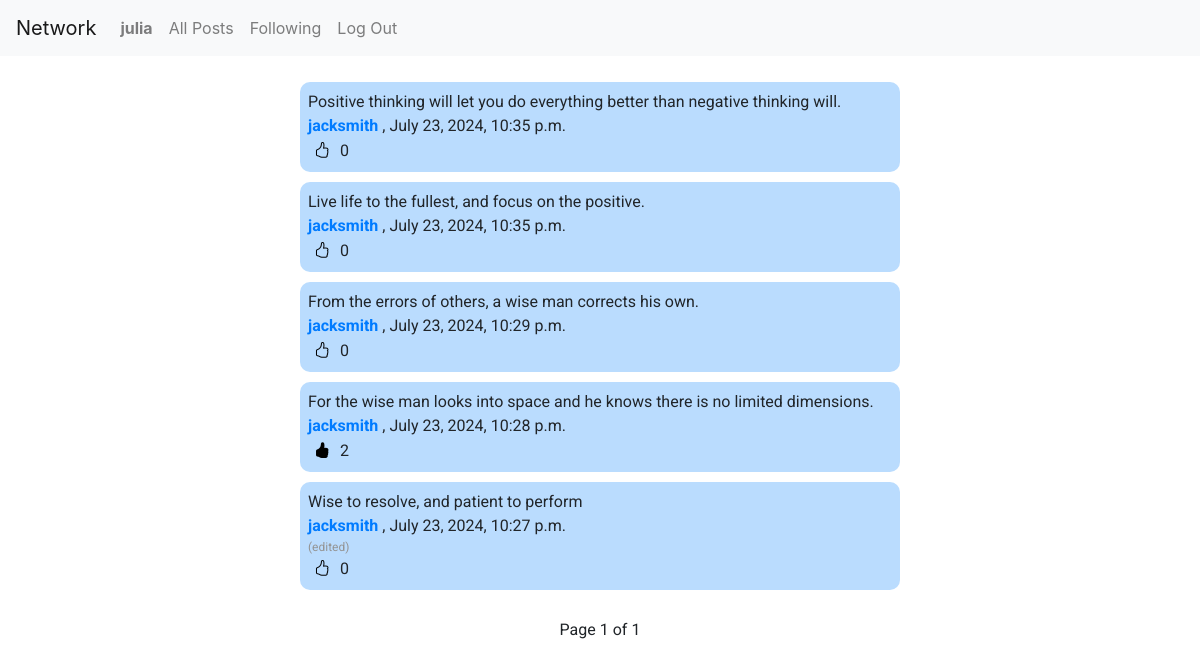
The app's page /following/ (signed in) with its own data.
### network/models.py (models this page shows, shortened)
class User(AbstractUser):
    pass

class Post(models.Model):
    author = models.ForeignKey(User, on_delete=models.CASCADE, default=None, related_name="user")
    post = models.CharField(max_length=250, blank=False, null=False)
    date = models.DateTimeField(auto_now_add=True)
    is_edited = models.BooleanField(default=False)

### network/views.py (the view)
# urls.py: path("following/", views.following, name="following"),
@login_required
def following(request):
    current_user = request.user
    user_following = Followers.objects.filter(followings=current_user)
    user_ids = []
    for relation in user_following:
        user_ids.append(relation.followers.id)
    user_posts = Post.objects.filter(author__in = user_ids).order_by('-date')
    user_liked_posts = []
    for like in Likes.objects.filter(user=request.user):
        user_liked_posts.append(like.post_id)
    paginator = Paginator(user_posts, 10)
    page_number = request.GET.get('page')
    page_obj = paginator.get_page(page_number)
    return render(request, 'network/following.html', {
        "page_obj": page_obj,
        "user_liked_posts": user_liked_posts
    })

### network/templates/network/following.html (shortened to what this page needs)
{% extends "network/layout.html" %}
{% load static %}
{% block body %}
    <div class="posts-flex">
        <div class="recent-posts">
            {% for post in page_obj %}
                <div class="single-post" id="post-{{ post.id }}">
                    <p class="post-content" id="content-{{ post.id }}">{{ post.post }}</p>
                    <p>
                        <a href="{% url 'profile' post.author.id %}">
                        <strong>{{ post.author.username }}</strong>
                        </a>,
                        {{ post.date|date:"F j, Y, g:i a" }}
                    </p>
                    {% if not post.is_edited %}
                        <p class="edited" id="edited-{{ post.id }}" style="display: none;">
                            (edited)
                        </p>
                    {% else %}
                        <p class="edited" id="edited-{{ post.id }}" style="display: block;">
                            (edited)
                        </p>
                    {% endif %}
                    <p>
                        <button class="like-btn" data-post-id="{{ post.id }}" data-user-id="{{ user.id }}">
                            {% if post.id in user_liked_posts %}
                                <i class="liked-{{ post.id }} bi bi-hand-thumbs-up-fill" style="display: block;"></i>
                            {% else %}
                                <i class="unliked-{{ post.id }} bi bi-hand-thumbs-up" style="display: block;"></i>
                            {% endif %}
                        </button>
                        <span id="like-count-{{ post.id }}">{{ post.post_likes.count }}</span>
                    </p>
                </div>
            {% endfor %}
        </div>
    </div>
    <div class="pagination justify-content-center">
        <span class="page-item">
            <span class="current-page">
                Page {{ page_obj.number }} of {{ page_obj.paginator.num_pages }}
            </span>
        </span>
    </div>
{% endblock %}

### network/templates/network/layout.html (shortened to what this page needs)
{% load static %}
<!DOCTYPE html>
<html lang="en">
    <head>
        <link rel="stylesheet" href="https://stackpath.bootstrapcdn.com/bootstrap/4.4.1/css/bootstrap.min.css">
        <link href="{% static 'network/styles.css' %}" rel="stylesheet">
        <link rel="stylesheet" href="https://cdn.jsdelivr.net/npm/bootstrap-icons@1.5.0/font/bootstrap-icons.css">
    </head>
    <body>
        <nav class="navbar navbar-expand-lg navbar-light bg-light">
            <a class="navbar-brand" href="#">Network</a>
            <div>
              <ul class="navbar-nav mr-auto">
                {% if user.is_authenticated %}
                    <li class="nav-item">
                        <a class="nav-link" href="{% url 'profile' user.id %}"><strong>{{ user.username }}</strong></a>
                    </li>
                {% endif %}
                <li class="nav-item">
                  <a class="nav-link" href="{% url 'index' %}">All Posts</a>
                </li>
                {% if user.is_authenticated %}
                    <li class="nav-item">
                        <a class="nav-link" href="{% url 'following' %}">Following</a>
                    </li>
                    <li class="nav-item">
                        <a class="nav-link" href="{% url 'logout' %}">Log Out</a>
                    </li>
                {% endif %}
              </ul>
            </div>
          </nav>
        <div class="body">
            {% block body %}
            {% endblock %}
        </div>
    </body>
</html>

### network/static/network/styles.css (style rules this page uses)
.body { height: 100%; padding: 1rem; font-family: "Roboto", sans-serif; }
.posts-flex { display: flex; justify-content: center; }
.recent-posts { display: flex; flex-direction: column; justify-content: center; width: 50vw; margin-bottom: 20px; }
.single-post { background-color: rgb(186, 220, 254); padding: 0.5rem; margin-top: 10px; border-radius: 10px; display: flex; flex-direction: column; }
.single-post p { margin: 0; }
.page-item { display: flex; flex-direction: row; gap: 0.2rem; }
.current-page { padding: 8px 12px 8px 12px; }
.like-btn { border: none; background-color: transparent; }
.edited { font-size: 12px; color: rgb(148, 148, 148); }

### records on screen
User: username "julia"
Post: post "Positive thinking will let you do everything better than negative thinking will.", author.username "jacksmith", date "July 23, 2024, 10:35 p.m.", post_likes.count "0"
Post: post "Live life to the fullest, and focus on the positive.", author.username "jacksmith", date "July 23, 2024, 10:35 p.m.", post_likes.count "0"
Post: post "From the errors of others, a wise man corrects his own.", author.username "jacksmith", date "July 23, 2024, 10:29 p.m.", post_likes.count "0"
Post: post "For the wise man looks into space and he knows there is no limited dimensions.", author.username "jacksmith", date "July 23, 2024, 10:28 p.m.", post_likes.count "2"
Post: post "Wise to resolve, and patient to perform", author.username "jacksmith", date "July 23, 2024, 10:27 p.m.", post_likes.count "0"

### other values on screen
{{ page_obj.number }} "1"
{{ page_obj.paginator.num_pages }} "1"
